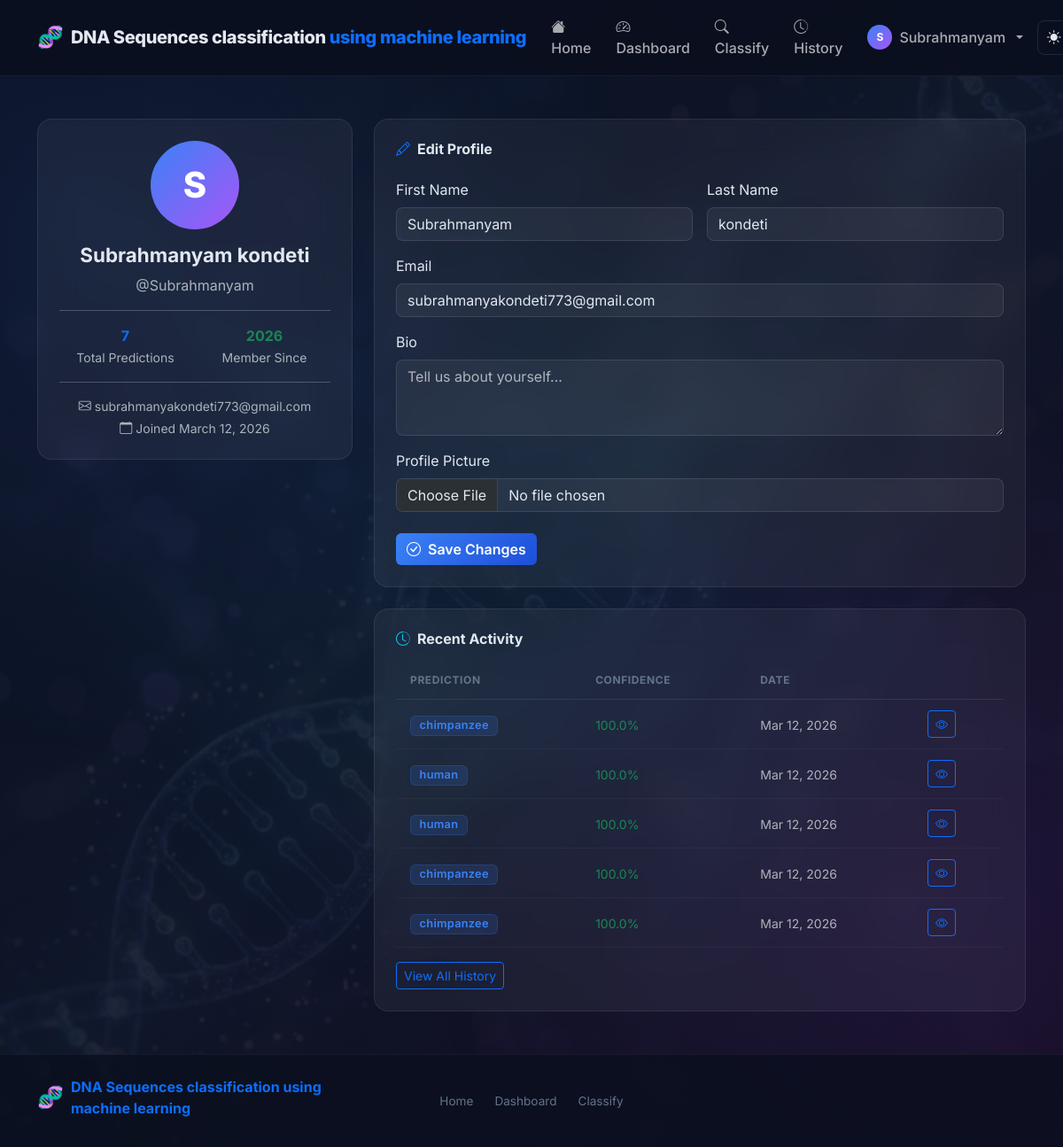
Before: /users/profile/ (signed in) with the older database file.
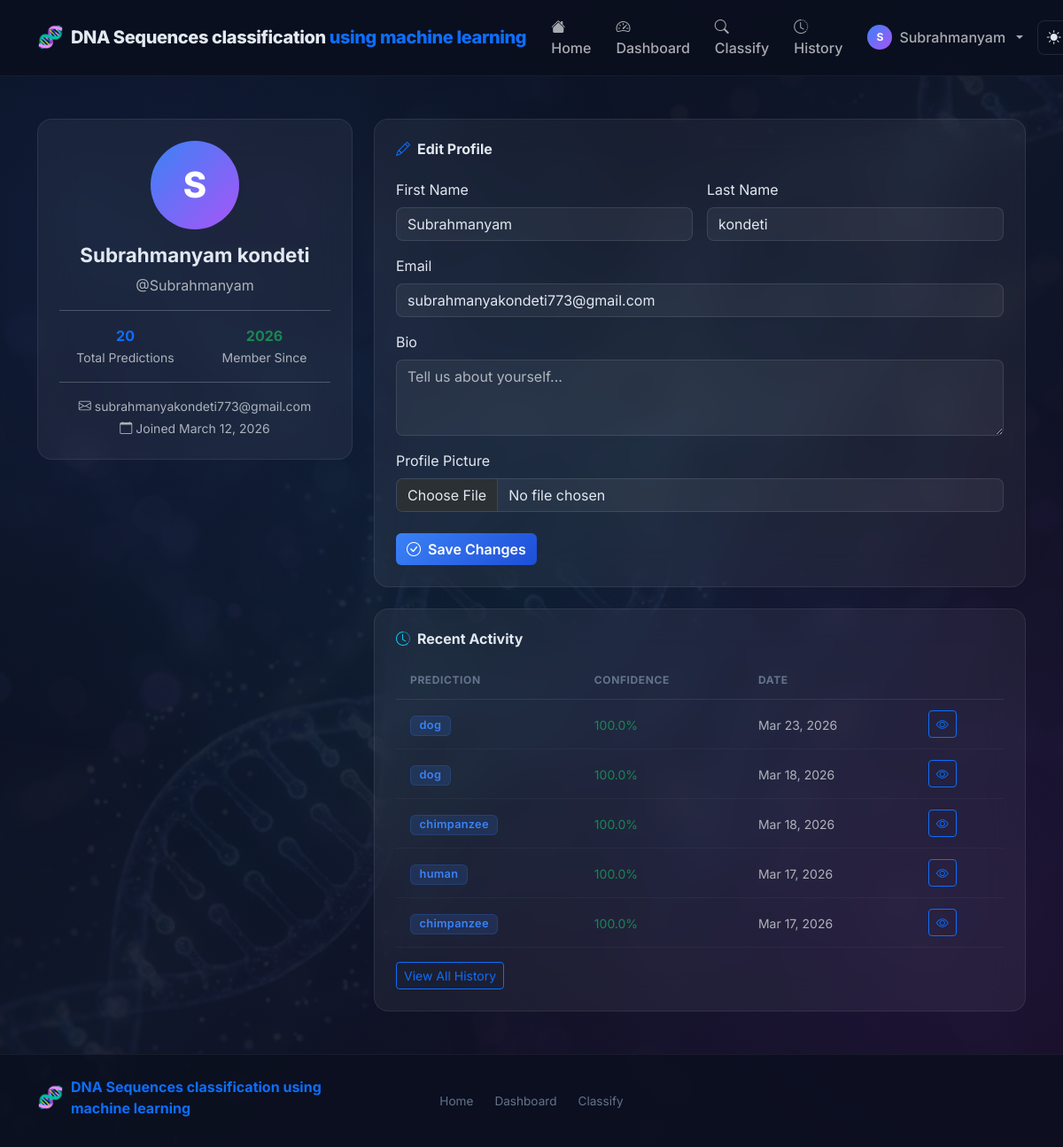
After: the same page with the newer database file.
### dna_classifier/models.py (models this page shows, shortened)
class DNASequence(models.Model):
    user = models.ForeignKey(User, on_delete=models.CASCADE, related_name='dnasequence_set')
    sequence = models.TextField(help_text="The cleaned DNA sequence (ATGC only)")
    prediction = models.CharField(max_length=200)
    confidence_score = models.FloatField(default=0.0, help_text="Prediction confidence (0-1)")
    ai_explanation = models.TextField(blank=True, default='')
    ai_suggestions = models.TextField(blank=True, default='')
    created_at = models.DateTimeField(auto_now_add=True)
    class Meta:
        ordering = ['-created_at']
        verbose_name = 'DNA Sequence'
        verbose_name_plural = 'DNA Sequences'
    @property
    def confidence_percent(self):
        return f"{self.confidence_score * 100:.1f}%"
    @property
    def confidence_color(self):
        if self.confidence_score >= 0.8:
            return 'success'
        elif self.confidence_score >= 0.5:
            return 'warning'
        return 'danger'

### users/views.py (the view)
# urls.py: path('profile/', views.profile_view, name='profile'),
@login_required
def profile_view(request):
    profile, created = UserProfile.objects.get_or_create(user=request.user)
    if request.method == 'POST':
        form = ProfileForm(request.POST, request.FILES, instance=profile, user=request.user)
        if form.is_valid():
            form.save()
            request.user.first_name = form.cleaned_data.get('first_name', '')
            request.user.last_name = form.cleaned_data.get('last_name', '')
            email = form.cleaned_data.get('email', '')
            if email:
                request.user.email = email
            request.user.save()
            messages.success(request, 'Profile updated successfully!')
            return redirect('profile')
    else:
        form = ProfileForm(instance=profile, user=request.user)
    from dna_classifier.models import DNASequence
    predictions = DNASequence.objects.filter(user=request.user).order_by('-created_at')[:5]
    total_predictions = DNASequence.objects.filter(user=request.user).count()
    context = {
        'form': form,
        'profile': profile,
        'predictions': predictions,
        'total_predictions': total_predictions,
        'title': 'My Profile',
    }
    return render(request, 'users/profile.html', context)

### templates/users/profile.html (shortened to what this page needs)
{% extends 'base.html' %}
{% load crispy_forms_tags %}
{% block content %}
<div class="container-xl py-5">
    <div class="row g-4">
        <div class="col-lg-4">
            <div class="glass-card p-4 text-center">
                <div class="profile-avatar mx-auto mb-3">
                    {% if profile.avatar %}
                    <img src="{{ profile.avatar.url }}" alt="Avatar" class="rounded-circle" width="100" height="100" style="object-fit:cover">
                    {% else %}
                    <div class="avatar-placeholder">{{ user.username|first|upper }}</div>
                    {% endif %}
                </div>
                <h3 class="profile-name">{{ user.get_full_name|default:user.username }}</h3>
                <div class="text-muted mb-3">@{{ user.username }}</div>
                <hr class="opacity-25">
                <div class="row g-2 text-center">
                    <div class="col-6">
                        <div class="fw-bold text-primary">{{ total_predictions }}</div>
                        <small class="text-muted">Total Predictions</small>
                    </div>
                    <div class="col-6">
                        <div class="fw-bold text-success">{{ user.date_joined|date:"Y" }}</div>
                        <small class="text-muted">Member Since</small>
                    </div>
                </div>
                <hr class="opacity-25">
                <div class="text-muted small">
                    <i class="bi bi-envelope me-1"></i>{{ user.email|default:"No email set" }}
                </div>
                <div class="text-muted small mt-1">
                    <i class="bi bi-calendar me-1"></i>Joined {{ user.date_joined|date:"F d, Y" }}
                </div>
            </div>
        </div>
        <div class="col-lg-8">
            <div class="glass-card p-4">
                <h3 class="section-card-title mb-4"><i class="bi bi-pencil me-2 text-primary"></i>Edit Profile</h3>
                <form method="post" enctype="multipart/form-data" novalidate>
                    <div class="row g-3">
                        <div class="col-md-6">
                            <label class="form-label">First Name</label>
                            <input type="text" name="first_name" class="form-control" value="{{ form.first_name.value|default:'' }}">
                        </div>
                        <div class="col-md-6">
                            <label class="form-label">Last Name</label>
                            <input type="text" name="last_name" class="form-control" value="{{ form.last_name.value|default:'' }}">
                        </div>
                        <div class="col-12">
                            <label class="form-label">Email</label>
                            <input type="email" name="email" class="form-control" value="{{ form.email.value|default:user.email }}">
                        </div>
                        <div class="col-12">
                            <label class="form-label">Bio</label>
                            <textarea name="bio" class="form-control" rows="3" placeholder="Tell us about yourself...">{{ form.bio.value|default:'' }}</textarea>
                        </div>
                        <div class="col-12">
                            <label class="form-label">Profile Picture</label>
                            <input type="file" name="avatar" class="form-control" accept="image/*">
                        </div>
                    </div>
                    <button type="submit" class="btn btn-primary mt-4">
                        <i class="bi bi-check-circle me-2"></i>Save Changes
                    </button>
                </form>
            </div>
            {% if predictions %}
            <div class="glass-card p-4 mt-4">
                <h3 class="section-card-title mb-3"><i class="bi bi-clock-history me-2 text-info"></i>Recent Activity</h3>
                <div class="table-responsive">
                    <table class="table table-sm glass-table align-middle">
                        <thead>
                            <tr><th>Prediction</th><th>Confidence</th><th>Date</th><th></th></tr>
                        </thead>
                        <tbody>
                            {% for pred in predictions %}
                            <tr>
                                <td><span class="badge prediction-badge">{{ pred.prediction }}</span></td>
                                <td><small class="text-{{ pred.confidence_color }}">{{ pred.confidence_percent }}</small></td>
                                <td><small class="text-muted">{{ pred.created_at|date:"M d, Y" }}</small></td>
                                <td><a href="{% url 'result' pred.pk %}" class="btn btn-sm btn-outline-primary"><i class="bi bi-eye"></i></a></td>
                            </tr>
                            {% endfor %}
                        </tbody>
                    </table>
                </div>
                <a href="{% url 'history' %}" class="btn btn-outline-primary btn-sm">View All History</a>
            </div>
            {% endif %}
        </div>
    </div>
</div>
{% endblock %}

### templates/base.html (shortened to what this page needs)
<!DOCTYPE html>
<html lang="en" data-bs-theme="dark">
<head>
    <link href="https://cdn.jsdelivr.net/npm/bootstrap@5.3.2/dist/css/bootstrap.min.css" rel="stylesheet">
    <link href="https://cdn.jsdelivr.net/npm/bootstrap-icons@1.11.3/font/bootstrap-icons.css" rel="stylesheet">
    {% load static %}
    <link rel="stylesheet" href="{% static 'css/styles.css' %}">
</head>
<body class="{% block body_class %}{% endblock %}">
<nav class="navbar navbar-expand-lg navbar-glass sticky-top" id="mainNav">
    <div class="container-xl">
        <a class="navbar-brand d-flex align-items-center gap-2" href="{% url 'home' %}">
            <div class="brand-icon">🧬</div>
            <div>
                <span class="brand-text">DNA Sequences classification <span class="text-primary">using machine learning</span></span>
            </div>
        </a>
        <div class="collapse navbar-collapse" id="navbarNav">
            <ul class="navbar-nav ms-auto align-items-lg-center gap-1">
                <li class="nav-item">
                    <a class="nav-link {% if request.resolver_match.url_name == 'home' %}active{% endif %}" href="{% url 'home' %}">
                        <i class="bi bi-house-fill me-1"></i>Home
                    </a>
                </li>
                {% if user.is_authenticated %}
                <li class="nav-item">
                    <a class="nav-link {% if request.resolver_match.url_name == 'dashboard' %}active{% endif %}" href="{% url 'dashboard' %}">
                        <i class="bi bi-speedometer2 me-1"></i>Dashboard
                    </a>
                </li>
                <li class="nav-item">
                    <a class="nav-link {% if request.resolver_match.url_name == 'dna_input' %}active{% endif %}" href="{% url 'dna_input' %}">
                        <i class="bi bi-search me-1"></i>Classify
                    </a>
                </li>
                <li class="nav-item">
                    <a class="nav-link {% if request.resolver_match.url_name == 'history' %}active{% endif %}" href="{% url 'history' %}">
                        <i class="bi bi-clock-history me-1"></i>History
                    </a>
                </li>
                <li class="nav-item dropdown">
                    <a class="nav-link dropdown-toggle d-flex align-items-center gap-2" href="#" data-bs-toggle="dropdown">
                        <div class="avatar-sm">{{ user.username|first|upper }}</div>
                        {{ user.username }}
                    </a>
                </li>
                {% endif %}
                <li class="nav-item">
                    <button class="btn btn-icon" id="themeToggle" title="Toggle theme">
                        <i class="bi bi-sun-fill" id="themeIcon"></i>
                    </button>
                </li>
            </ul>
        </div>
    </div>
</nav>
<main class="main-content">
    {% block content %}{% endblock %}
</main>
<footer class="footer mt-auto">
    <div class="container-xl">
        <div class="row align-items-center py-4">
            <div class="col-md-4">
                <div class="d-flex align-items-center gap-2 mb-2">
                    <span class="fs-4">🧬</span>
                    <strong class="text-primary">DNA Sequences classification
using machine learning</strong>
                </div>
            </div>
            <div class="col-md-4 text-center">
                <div class="footer-links">
                    <a href="{% url 'home' %}">Home</a>
                    {% if user.is_authenticated %}
                    <a href="{% url 'dashboard' %}">Dashboard</a>
                    <a href="{% url 'dna_input' %}">Classify</a>
                    {% else %}
                    <a href="{% url 'register' %}">Register</a>
                    <a href="{% url 'login' %}">Login</a>
                    {% endif %}
                </div>
            </div>
        </div>
    </div>
</footer>
</body>
</html>

Changed rows visible on the page:
no longer on this page (row unchanged): DNASequence: prediction "chimpanzee", confidence_percent "100.0%", created_at "Mar 12, 2026"
no longer on this page (row unchanged): DNASequence: prediction "human", confidence_percent "100.0%", created_at "Mar 12, 2026"
no longer on this page (row unchanged): DNASequence: prediction "human", confidence_percent "100.0%", created_at "Mar 12, 2026"
no longer on this page (row unchanged): DNASequence: prediction "chimpanzee", confidence_percent "100.0%", created_at "Mar 12, 2026"
no longer on this page (row unchanged): DNASequence: prediction "chimpanzee", confidence_percent "100.0%", created_at "Mar 12, 2026"
added DNASequence: prediction "dog", confidence_percent "100.0%", created_at "Mar 23, 2026"
added DNASequence: prediction "dog", confidence_percent "100.0%", created_at "Mar 18, 2026"
added DNASequence: prediction "chimpanzee", confidence_percent "100.0%", created_at "Mar 18, 2026"
added DNASequence: prediction "human", confidence_percent "100.0%", created_at "Mar 17, 2026"
added DNASequence: prediction "chimpanzee", confidence_percent "100.0%", created_at "Mar 17, 2026"
Other visible differences:
{{ total_predictions }}: "7" → "20"
